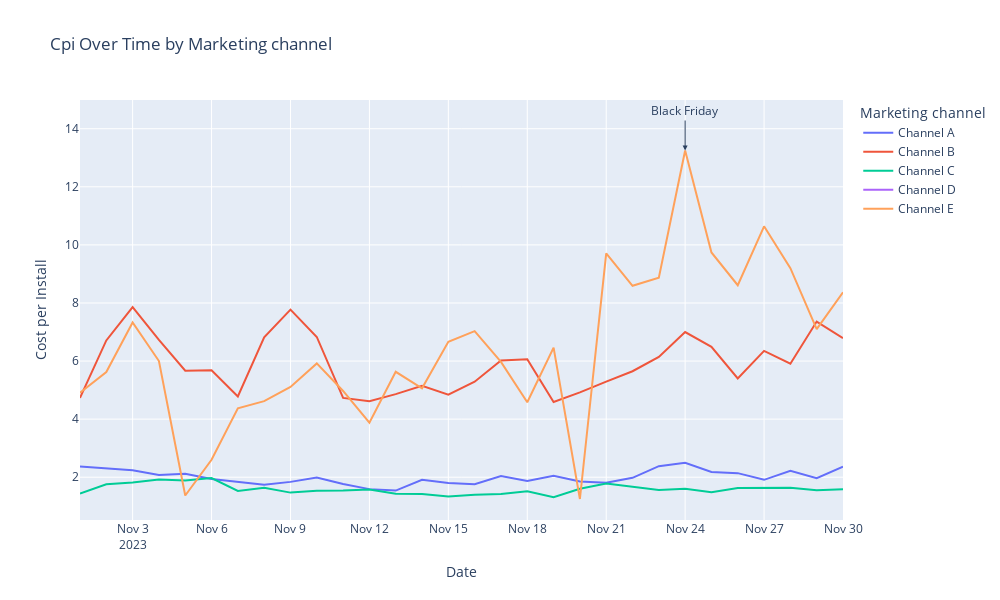

Notebook code for this chart:
### Code cell
create_grouped_line_chart(
    df=df_channels_over_time[df_channels_over_time['country']=='DE'],
    x_column="date",
    y_column="cpi",
    group_column="marketing_channel",
    y_label="Cost per Install"
)
